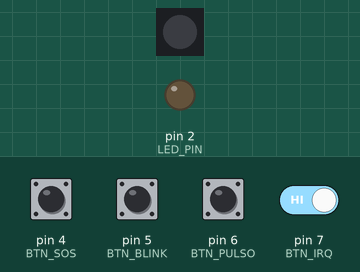
Simulated run of this sketch. Board: Arduino Uno, built with avr-gcc and run on an emulated ATmega328P. Shown: 1 RGB LEDs in strip order, left to right, output pins drawn as LEDs (lit = HIGH). Dashed ring = blinking. The inputs (shaded band) are chosen by the test bench; at power-on: pin 4 (BTN_SOS), pin 5 (BTN_BLINK), pin 6 (BTN_PULSO), pin 7 (BTN_IRQ) HIGH. Dim RGB values are drawn brighter than linear; random numbers use the default seed unless the sketch sets one.

Above: at 1.2 s.
1.3 s: pin 4 (BTN_SOS) pulled LOW for 0.15 s
At 2.62 s:
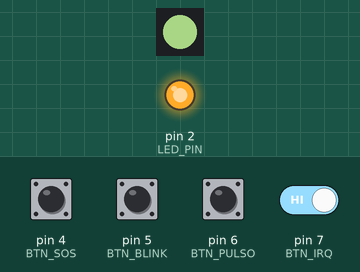
4.3 s: pin 5 (BTN_BLINK) pulled LOW for 0.15 s
At 4.91 s:
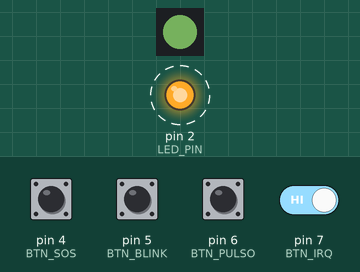
7.4 s: pin 6 (BTN_PULSO) pulled LOW for 1 s
At 8.56 s:
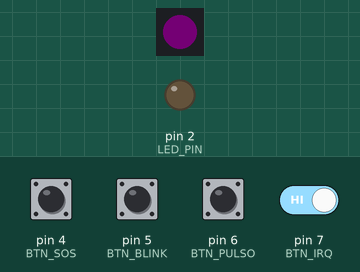
10.8 s: pin 4 (BTN_SOS) pulled LOW for 1 s
At 12.93 s:
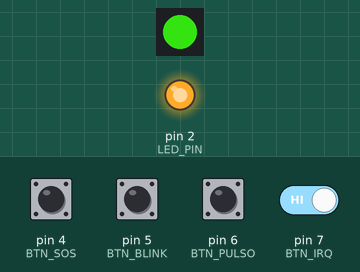
13.8 s: pin 5 (BTN_BLINK) pulled LOW for 1 s
At 15.21 s:
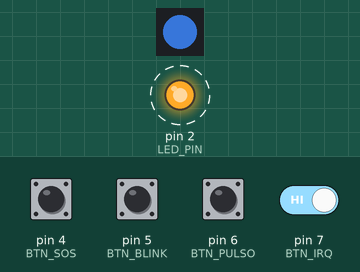
16.8 s: pin 6 (BTN_PULSO) pulled LOW for 0.15 s
At 17.25 s:
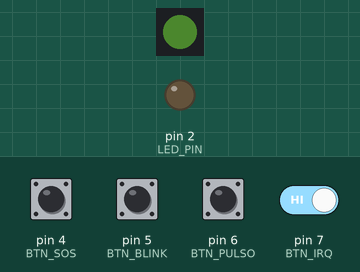
Timing chart, 0 to 20.8 s (numbered marks = the images above; inputs shaded):
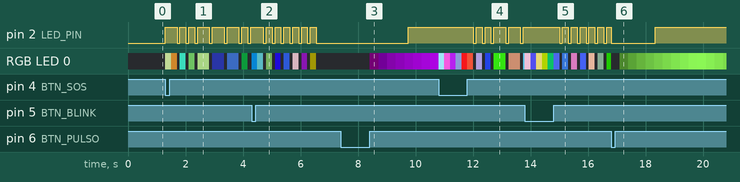

Measured:
- after the input at 1.3 s, pin 2 (LED_PIN): LOW → HIGH at once, → LOW 0.41 s later, → HIGH 0.10 s later, → LOW 0.20 s later, … (15 changes in this stretch); RGB LED 0: off → RGB(127, 142, 98) at once, → RGB(117, 76, 24) 0.20 s later, → off 0.20 s later, → RGB(39, 149, 127) 0.10 s later, … (15 changes in this stretch)
- after the input at 7.4 s, pin 2 (LED_PIN): LOW → HIGH after 2.3 s; RGB LED 0: off → RGB(1, 0, 1) after 1.0 s, → RGB(18, 0, 24) 0.30 s later, → RGB(37, 1, 48) 0.30 s later, → RGB(54, 1, 71) 0.30 s later, … (8 changes in this stretch)

The sketch:

irq-pausa.ino
```cpp
#include <Adafruit_NeoPixel.h>

Adafruit_NeoPixel LED_RGB(1, 48, NEO_GRBW + NEO_KHZ800);

const int LED_PIN = 2;
const int BTN_SOS = 4;
const int BTN_BLINK = 5;
const int BTN_PULSO = 6;
const int BTN_IRQ = 7;

const int ACCION_NINGUNA = 0;
const int ACCION_SOS = 1;
const int ACCION_BLINK = 2;
const int ACCION_PULSO = 3;

int pasoSOS = 0;
int pasoBlink = 0;
int pasoPulso = 0;

bool bandera = false;
int proximaAccion = ACCION_NINGUNA;

void setup() {
  LED_RGB.begin();
  LED_RGB.setBrightness(150);
  colorearRGB(0,0,0);

  pinMode(LED_PIN, OUTPUT);
  pinMode(BTN_SOS, INPUT_PULLUP);
  pinMode(BTN_BLINK, INPUT_PULLUP);
  pinMode(BTN_PULSO, INPUT_PULLUP);
  pinMode(BTN_IRQ, INPUT_PULLUP);
}

void loop() {
  if (proximaAccion != ACCION_NINGUNA) {
     int accionAEjecutar = proximaAccion;
     proximaAccion = ACCION_NINGUNA;

     bandera = false;

     if (accionAEjecutar == ACCION_SOS) sos();
     else if (accionAEjecutar == ACCION_BLINK) blink();
     else if (accionAEjecutar == ACCION_PULSO) pulso();
  }

  bandera = false;

  if (digitalRead(BTN_SOS) == LOW) {
    sos();
    delay(200);
  }
  else if (digitalRead(BTN_BLINK) == LOW) {
    blink();
    delay(200);
  }
  else if (digitalRead(BTN_PULSO) == LOW) {
    pulso();
    delay(200);
  }

  if (bandera == false && proximaAccion == ACCION_NINGUNA) {
    analogWrite(LED_PIN, 0);
    colorearRGB(0,0,0);
  }
}

void colorearRGB(int red, int green, int blue) {
  LED_RGB.setPixelColor(0, (uint32_t(LED_RGB.Color(red, green, blue))));
  LED_RGB.show();
}

void esperar_y_checar(int tiempo) {
  for (int i = 0; i < tiempo; i++) {

    if (digitalRead(BTN_IRQ) == LOW) {
       interrupcion();
       if (proximaAccion != ACCION_NINGUNA) {
          bandera = true;
          return;
       }
    }

    if (digitalRead(BTN_SOS) == LOW) {
       proximaAccion = ACCION_SOS;
       bandera = true;
       return;
    }
    if (digitalRead(BTN_BLINK) == LOW) {
       proximaAccion = ACCION_BLINK;
       bandera = true;
       return;
    }
    if (digitalRead(BTN_PULSO) == LOW) {
       proximaAccion = ACCION_PULSO;
       bandera = true;
       return;
    }

    delay(1);
  }
}

void sos() {
  corto(); if(bandera) return;
  pasoSOS += 1;
  corto(); if(bandera) return;
  pasoSOS += 1;
  corto(); if(bandera) return;
  pasoSOS += 1;

  largo(); if(bandera) return;
  pasoSOS += 1;
  largo(); if(bandera) return;
  pasoSOS += 1;
  largo(); if(bandera) return;
  pasoSOS += 1;

  corto(); if(bandera) return;
  pasoSOS += 1;
  corto(); if(bandera) return;
  pasoSOS += 1;
  corto(); if(bandera) return;
  pasoSOS = 0;
}

void blink() {
  for(int i = 1; i <= 7; i++) {
    pasoBlink += 1;
    if(bandera) return;
    corto();
  }
  pasoBlink = 0;
}

void pulso() {
  int r = random(0, 256);
  int g = random(0, 256);
  int b = random(0, 256);

  for (int brillo = 0; brillo <= 255; brillo++) {
    if(bandera) return;

    pasoPulso += 1;
    analogWrite(LED_PIN, brillo);
    LED_RGB.setBrightness(brillo);
    colorearRGB(r, g, b);

    esperar_y_checar(10);
  }

  for (int brillo = 255; brillo >= 0; brillo--) {
    if(bandera) return;

    pasoPulso += 1;
    analogWrite(LED_PIN, brillo);
    LED_RGB.setBrightness(brillo);
    colorearRGB(r, g, b);

    esperar_y_checar(10);
  }

  colorearRGB(0,0,0);
  LED_RGB.setBrightness(150);
  digitalWrite(LED_PIN, LOW);
  pasoPulso = 0;
}

void largo() {
  if (bandera) return;
  analogWrite(LED_PIN, 255);
  colorearRGB(random(0, 256), random(0, 256), random(0, 256));

  esperar_y_checar(400);
  if (bandera) return;

  analogWrite(LED_PIN, 0);
  colorearRGB(0, 0, 0);
  esperar_y_checar(100);
}

void corto() {
  if (bandera) return;
  analogWrite(LED_PIN, 255);
  colorearRGB(random(0, 256), random(0, 256), random(0, 256));

  esperar_y_checar(200);
  if (bandera) return;

  analogWrite(LED_PIN, 0);
  colorearRGB(0, 0, 0);
  esperar_y_checar(100);
}

void interrupcion() {
  analogWrite(LED_PIN, 0);
  colorearRGB(0, 0, 0);
  delay(200);

  while (digitalRead(BTN_IRQ) == HIGH) {

    if (digitalRead(BTN_SOS) == LOW) {
      proximaAccion = ACCION_SOS;
      break;
    }
    if (digitalRead(BTN_BLINK) == LOW) {
      proximaAccion = ACCION_BLINK;
      break;
    }
    if (digitalRead(BTN_PULSO) == LOW) {
      proximaAccion = ACCION_PULSO;
      break;
    }

    delay(10);
  }

  delay(200);
}
```
